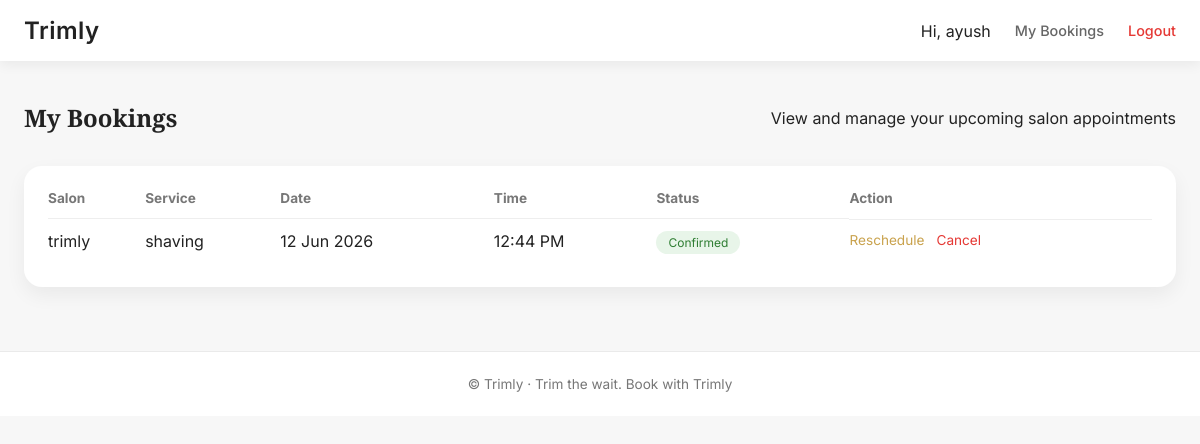
Page /bookings/dashboard/ (signed in) on the committed database.
### bookings/models.py (models this page shows, shortened)
class Booking(models.Model):
    STATUS_CHOICES = [
        ('pending', 'Pending'),
        ('confirmed', 'Confirmed'),
        ('cancelled', 'Cancelled'),
    ]
    user = models.ForeignKey(User, on_delete=models.CASCADE)
    salon = models.ForeignKey(Salon, on_delete=models.CASCADE)
    service = models.ForeignKey( SalonService,on_delete=models.CASCADE)
    date = models.DateField()
    time = models.TimeField()
    status = models.CharField(
        max_length=20,
        choices=STATUS_CHOICES,
        default='confirmed'
    )
    created_at = models.DateTimeField(auto_now_add=True)

### salons/models.py (models this page shows, shortened)
class Salon(models.Model):
    owner = models.OneToOneField(
        User,
        null=True,
        blank=True,
        on_delete=models.CASCADE
    )
    name = models.CharField(max_length=100)
    address = models.TextField()
    phone = models.CharField(max_length=15)
    opening_time = models.TimeField(default="09:00")
    closing_time = models.TimeField(default="20:00")
    is_active = models.BooleanField(default=True)

class SalonService(models.Model):
    salon = models.ForeignKey(
        Salon,
        on_delete=models.CASCADE,
        related_name="services"
    )
    service = models.ForeignKey(
        ServiceCategory,
        on_delete=models.CASCADE
    )
    duration_minutes = models.IntegerField()
    price = models.IntegerField()

class ServiceCategory(models.Model):
    name = models.CharField(max_length=100, unique=True)

### bookings/views.py (the view)
# urls.py: path('dashboard/', customer_dashboard, name='customer_dashboard'),
@login_required
def customer_dashboard(request):
    redirect_response = redirect_if_shopkeeper(request)
    if redirect_response:
        return redirect_response
    bookings = Booking.objects.filter(
        user=request.user,
        date__gte=timezone.localdate()
    ).order_by('date', 'time')
    return render(request, 'bookings/customer_dashboard.html', {
        'bookings': bookings
    })

### bookings/views.py (called while the page is built)
def redirect_if_shopkeeper(request):
    if request.user.profile.user_type == 'shopkeeper':
       salon = Salon.objects.filter(owner=request.user).first()
       if salon:
          return redirect('salon_dashboard', salon_id=salon.id)
    return None

### templates/bookings/customer_dashboard.html (shortened to what this page needs)
{% extends 'base.html' %}
{% block content %}
<section class="page">
  <div class="page-header">
    <h2>My Bookings</h2>
    <p>View and manage your upcoming salon appointments</p>
  </div>
  <div class="card dashboard-card">
    {% if bookings %}
    <div class="table-wrapper">
      <table class="table bookings-table">
        <thead>
          <tr>
            <th>Salon</th>
            <th>Service</th>
            <th>Date</th>
            <th>Time</th>
            <th>Status</th>
            <th>Action</th>
          </tr>
        </thead>
        <tbody>
          {% for booking in bookings %}
          <tr>
            <td>{{ booking.salon.name }}</td>
            <td>{{ booking.service.service.name }}</td>
            <td>{{ booking.date|date:"d M Y" }}</td>
            <td>{{ booking.time|time:"h:i A" }}</td>
            <td>
              <span class="status-badge {{ booking.status }}">
                {{ booking.status|title }}
              </span>
            </td>
            <td class="actions">
              {% if booking.status != 'cancelled' %}
                <a
                  href="{% url 'bookings:reschedule_booking' booking.id %}"
                  class="action-link"
                >
                  Reschedule
                </a>
                <a
                  href="{% url 'bookings:cancel_booking' booking.id %}"
                  class="action-link danger"
                >
                  Cancel
                </a>
              {% else %}
                <span class="muted">—</span>
              {% endif %}
            </td>
          </tr>
          {% endfor %}
        </tbody>
      </table>
    </div>
    {% endif %}
  </div>
</section>
{% endblock %}

### templates/base.html (shortened to what this page needs)
{% load static %}
<!DOCTYPE html>
<html lang="en">
<head>
  <link rel="stylesheet" href="{% static 'css/main.css' %}">
</head>
<body>
<header class="navbar">
    <div class="navbar-container">
        <a href="/" class="brand">Trimly</a>
        <nav class="nav-links">
    {% if user.is_authenticated %}
        <span class="nav-user">
            Hi, {{ user.username }}
        </span>
        {% if user.profile.user_type == 'customer' %}
            <a href="{% url 'bookings:customer_dashboard' %}" class="nav-link">
                My Bookings
            </a>
        {% endif %}
        <a href="{% url 'accounts:logout' %}" class="nav-link logout">
            Logout
        </a>
    {% endif %}
</nav>
    </div>
</header>
<main class="main-container">
    {% block content %}{% endblock %}
</main>
<footer class="footer">
    <p>© {{ now|date:"Y" }} Trimly · Trim the wait. Book with Trimly</p>
</footer>
</body>
</html>

### static/css/main.css (style rules this page uses)
* { box-sizing: border-box; margin: 0; padding: 0; }
html { font-family: 'Inter', 'Montserrat', sans-serif; background-color: #F7F7F7; color: #222222; }
body { -webkit-font-smoothing: antialiased; }
h1, h2, h3, h4 { font-family: 'Playfair Display', 'Poppins', serif; }
.navbar { background: #ffffff; box-shadow: 0 4px 12px rgba(0,0,0,0.06); position: sticky; top: 0; z-index: 50; }
.navbar-container { max-width: 1200px; margin: auto; padding: 16px 24px; display: flex; align-items: center; justify-content: space-between; }
.brand { font-size: 1.5rem; font-weight: 600; letter-spacing: 0.5px; color: #222222; text-decoration: none; }
.nav-links { display: flex; align-items: center; gap: 24px; }
.nav-link { font-size: 0.9rem; font-weight: 500; color: #666666; text-decoration: none; transition: color 0.25s ease; }
.nav-user { display: flex; align-items: center; gap: 12px; }
.logout { color: #E53935; }
.main-container { max-width: 1200px; margin: auto; padding: 40px 24px; }
.footer { background: #ffffff; border-top: 1px solid #eaeaea; text-align: center; font-size: 0.85rem; color: #777777; padding: 24px; }
.page { display: flex; flex-direction: column; gap: 32px; }
.page-header { display: flex; align-items: center; justify-content: space-between; }
.card { background: #ffffff; border-radius: 18px; padding: 24px; box-shadow: 0 8px 20px rgba(0,0,0,0.06); transition: box-shadow 0.3s ease, transform 0.3s ease; }
.dashboard-card { margin-bottom: 24px; }
.table-wrapper { overflow-x: auto; }
.table { width: 100%; border-collapse: collapse; }
.bookings-table th { text-align: left; padding-bottom: 12px; color: #777777; }
.status-badge { padding: 4px 12px; border-radius: 999px; font-size: 0.75rem; }
.status-badge.confirmed { background: #E8F5E9; color: #2E7D32; }
.actions { display: flex; gap: 12px; }
.action-link { color: #C9A24D; font-size: 0.85rem; text-decoration: none; }
.action-link.danger { color: #E53935; }
.table th { text-align: left; font-size: 0.85rem; color: #777; padding-bottom: 12px; }
.table td { padding: 12px 0; border-top: 1px solid #eee; }

### rows in the picture
Booking: salon.name "trimly", service.service.name "shaving", date "12 Jun 2026", time "12:44 PM", status "Confirmed", shows "Reschedule"

### other values in the picture
{{ user.username }} "ayush"
